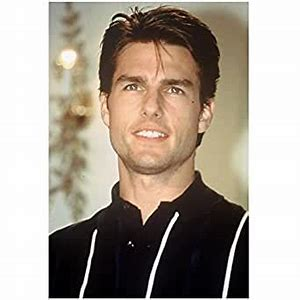
#> input picture train/tom/tom cruise.jpg, 300 x 300 px, found by its file name
$ python faces_train.py
#> lines starting #> are read from the running program, lines starting #| are printed output that depends on the picture
import os
import cv2 as cv
import numpy as np

people = ['tom','gal']
DIR= r'C:\Users\Ashish\OneDrive\Desktop\OpenCv\train'
haar_cascade = cv.CascadeClassifier('haar_face.xml')


features =[]
labels=[]
def create_train():
    for person in people:
        path = os.path.join(DIR, person)
        label = people.index(person)

        for img in os.listdir(path):
            img_path = os.path.join(path,img)
            img_array = cv.imread(img_path)
#> img_array is the input picture: shape (300, 300, 3); mean B, G, R 146.9, 158.5, 168.9
            gray = cv.cvtColor(img_array ,cv.COLOR_BGR2GRAY)
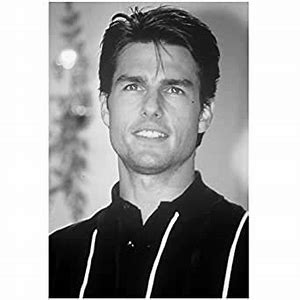
#> gray: shape (300, 300); min 0, max 255, mean 160.3

            faces_rect = haar_cascade.detectMultiScale(gray, scaleFactor=1.1, minNeighbors =4)
#> faces_rect = [[93, 41, 123, 123]]
            for(x,y,w,h) in faces_rect:
                faces_roi = gray[y: y+h, x:x+w]
                features.append(faces_roi)
                labels.append(label)
#> this loop made 1 pass
#> pass 1, in create_train, `faces_roi = gray[y: y+h, x:x+w]`:
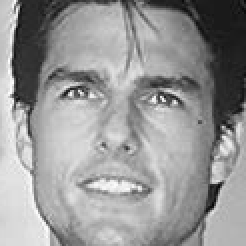
#> faces_roi: shape (123, 123) (shown 2 times larger); min 4, max 253, mean 150.4
#> after the loop, features = 1 item; labels = [0]
#> pass 2 of the loop in create_train, `for person in people:`:
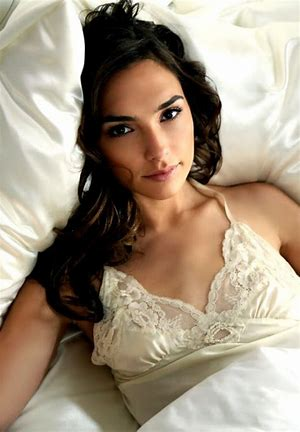
#> input picture train/gal/gal gadot.jpg, 300 x 432 px, found by its file name
#> in create_train, img_array is the input picture: shape (432, 300, 3); mean B, G, R 127.2, 146.3, 161.4
#> in create_train, `gray = cv.cvtColor(img_array ,cv.COLOR_BGR2GRAY)`:
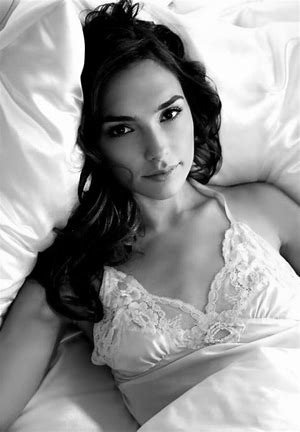
#> gray: shape (432, 300); min 0, max 255, mean 148.6
#> faces_rect = [[78, 67, 141, 141]]
#> the loop in create_train, `for(x,y,w,h) in faces_rect:` made 1 pass
#> pass 1, in create_train, `faces_roi = gray[y: y+h, x:x+w]`:
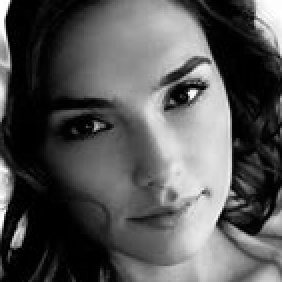
#> faces_roi: shape (141, 141) (shown 2 times larger); min 0, max 255, mean 85.7
#> after the loop in create_train, `for(x,y,w,h) in faces_rect:`: features = 2 items; labels = [0, 1]

create_train()
print('Training done -')
features = np.array(features, dtype='object')
labels = np.array(labels)
#print(f'Length of the features={len(features)}')
#print(f'Length of the labels={len(labels)}')
face_recognizer = cv.face.LBPHFaceRecognizer_create()

#Train the recognizwer on the features list and the labels list
face_recognizer.train(features,labels)
face_recognizer.save('face_trained.yml')
np.save('features.npy', features)
np.save('labels.npy', labels)
